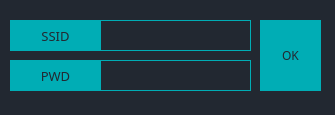
<?xml version="1.0" encoding="UTF-8"?>
<ui version="4.0">
 <class>wifiConfigDialog</class>
 <widget class="QDialog" name="wifiConfigDialog">
  <property name="geometry">
   <rect>
    <x>0</x>
    <y>0</y>
    <width>335</width>
    <height>115</height>
   </rect>
  </property>
  <property name="windowTitle">
   <string>Dialog</string>
  </property>
  <property name="styleSheet">
   <string notr="true">background-color: rgb(34, 40, 49);</string>
  </property>
  <widget class="QLineEdit" name="le_ssid">
   <property name="geometry">
    <rect>
     <x>100</x>
     <y>20</y>
     <width>151</width>
     <height>31</height>
    </rect>
   </property>
   <property name="font">
    <font>
     <family>Bahnschrift Light</family>
     <pointsize>11</pointsize>
     <weight>50</weight>
     <bold>false</bold>
    </font>
   </property>
   <property name="styleSheet">
    <string notr="true">QLineEdit{
	color: #00ADB5;
	background-color:#222831;
	border:1px solid #00ADB5;
	padding: 0px 0px 0px 10px;
}
</string>
   </property>
   <property name="text">
    <string/>
   </property>
   <property name="alignment">
    <set>Qt::AlignLeading|Qt::AlignLeft|Qt::AlignVCenter</set>
   </property>
  </widget>
  <widget class="QLineEdit" name="le_pwd">
   <property name="geometry">
    <rect>
     <x>100</x>
     <y>60</y>
     <width>151</width>
     <height>31</height>
    </rect>
   </property>
   <property name="font">
    <font>
     <family>Bahnschrift Light</family>
     <pointsize>9</pointsize>
     <weight>50</weight>
     <bold>false</bold>
    </font>
   </property>
   <property name="styleSheet">
    <string notr="true">QLineEdit{
	color: #00ADB5;
	background-color:#222831;
	border:1px solid #00ADB5;
	padding: 0px 0px 0px 10px;
}
</string>
   </property>
   <property name="text">
    <string/>
   </property>
   <property name="echoMode">
    <enum>QLineEdit::Password</enum>
   </property>
   <property name="alignment">
    <set>Qt::AlignLeading|Qt::AlignLeft|Qt::AlignVCenter</set>
   </property>
  </widget>
  <widget class="QLabel" name="label">
   <property name="geometry">
    <rect>
     <x>10</x>
     <y>20</y>
     <width>91</width>
     <height>31</height>
    </rect>
   </property>
   <property name="font">
    <font>
     <family>Bahnschrift Light</family>
     <pointsize>10</pointsize>
     <weight>50</weight>
     <bold>false</bold>
    </font>
   </property>
   <property name="styleSheet">
    <string notr="true">color: #222831;
background-color:#00ADB5;
border:transparent;</string>
   </property>
   <property name="text">
    <string>SSID</string>
   </property>
   <property name="alignment">
    <set>Qt::AlignCenter</set>
   </property>
  </widget>
  <widget class="QLabel" name="label_2">
   <property name="geometry">
    <rect>
     <x>10</x>
     <y>60</y>
     <width>91</width>
     <height>31</height>
    </rect>
   </property>
   <property name="font">
    <font>
     <family>Bahnschrift Light</family>
     <pointsize>10</pointsize>
     <weight>50</weight>
     <bold>false</bold>
    </font>
   </property>
   <property name="styleSheet">
    <string notr="true">color: #222831;
background-color:#00ADB5;
border:transparent;</string>
   </property>
   <property name="text">
    <string>PWD</string>
   </property>
   <property name="alignment">
    <set>Qt::AlignCenter</set>
   </property>
  </widget>
  <widget class="QPushButton" name="bn_ok">
   <property name="geometry">
    <rect>
     <x>260</x>
     <y>20</y>
     <width>61</width>
     <height>71</height>
    </rect>
   </property>
   <property name="font">
    <font>
     <family>Bahnschrift Light</family>
     <weight>50</weight>
     <bold>false</bold>
    </font>
   </property>
   <property name="styleSheet">
    <string notr="true">QPushButton {
color: #222831;
background-color:#00ADB5;
border:transparent;
}
</string>
   </property>
   <property name="text">
    <string>OK</string>
   </property>
  </widget>
 </widget>
 <resources/>
 <connections/>
</ui>
